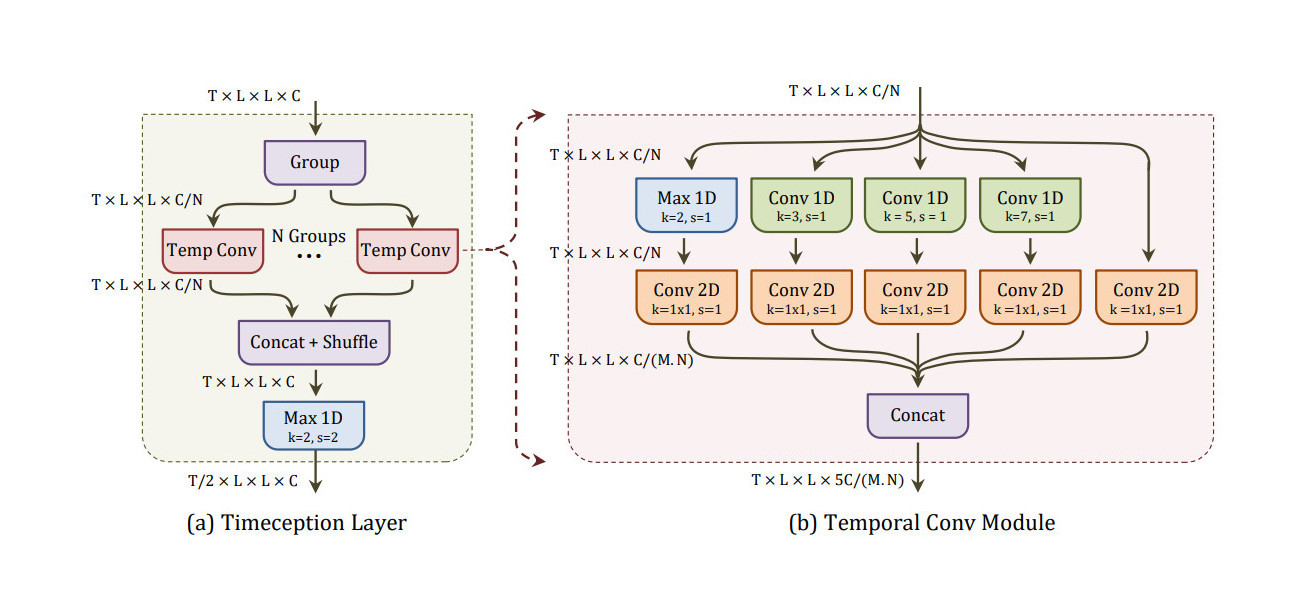
#> input picture data/assets/timeception_layer.jpg, 1300 x 600 px; its folder holds only this picture in this run
$ python -i image_utils.py   (imports and definitions only)
#> lines starting #> are read from the running program, lines starting #| are printed output that depends on the picture
#> further down, picture is the input picture: shape (600, 1300, 3); mean B, G, R 237.8, 240.4, 243.8
#!/usr/bin/env python
# -*- coding: UTF-8 -*-

########################################################################
# GNU General Public License v3.0
# GNU GPLv3
# Copyright (c) 2019, Noureldien Hussein
#
# This program is free software: you can redistribute it and/or modify
# it under the terms of the GNU General Public License as published by
# the Free Software Foundation, either version 3 of the License, or
# (at your option) any later version.
#
# This program is distributed in the hope that it will be useful,
# but WITHOUT ANY WARRANTY; without even the implied warranty of
# MERCHANTABILITY or FITNESS FOR A PARTICULAR PURPOSE.  See the
# GNU General Public License for more details.
#
# You should have received a copy of the GNU General Public License
# along with this program.  If not, see <https://www.gnu.org/licenses/>.
########################################################################

"""
Helper functions for images.
"""

from __future__ import absolute_import
from __future__ import division
from __future__ import print_function
from __future__ import unicode_literals

import cv2
import numpy as np
import random
import math
from multiprocessing.dummy import Pool

from core import utils

# region Frame Resizing

def resize_frame(image, target_height=224, target_width=224):
    return __resize_frame(image, target_height, target_width)

def resize_keep_aspect_ratio_max_dim(image, max_dim=None):
    return __resize_keep_aspect_ratio_max_dim(image, max_dim)

def resize_keep_aspect_ratio_min_dim(image, min_dim=None):
    return __resize_keep_aspect_ratio_min_dim(image, min_dim)

def resize_crop(image, target_height=224, target_width=224):
    return __resize_crop(image, target_height, target_width)

def resize_crop_scaled(image, target_height=224, target_width=224):
    return __resize_crop_scaled(image, target_height, target_width)

def resize_keep_aspect_ratio_padded(image, target_height=224, target_width=224):
    return __resize_keep_aspect_ratio_padded(image, target_height, target_width)

# [78 lines left out: functions __resize_frame, __resize_keep_aspect_ratio_max_dim, __resize_keep_aspect_ratio_min_dim, __resize_crop, not called in this run]

def __resize_crop_scaled(image, target_height=224, target_width=224):
    # re-scale the image by ratio 3/4 so a landscape or portrait image becomes square
    # then resize_crop it

    # for example, if input image is (height*width) is 400*1000 it will be (400 * 1000 * 3/4) = 400 * 750

#> called with target_height = 224, target_width = 224
    if len(image.shape) == 2:
        image = np.tile(image[:, :, None], 3)
    elif len(image.shape) == 4:
        image = image[:, :, :, 0]

    height, width, _ = image.shape
#> height = 600; width = 1300
    if width == height:
        resized_image = cv2.resize(image, (target_height, target_width))
    else:

        # first, rescale it, only if the rescale won't bring the scaled dimention to lower than target_dim (= 224)
        scale_factor = 3 / 4.0
        if height < width:
            new_width = int(width * scale_factor)
#> new_width = 975
            if new_width >= target_width:
                image = cv2.resize(image, (new_width, height))
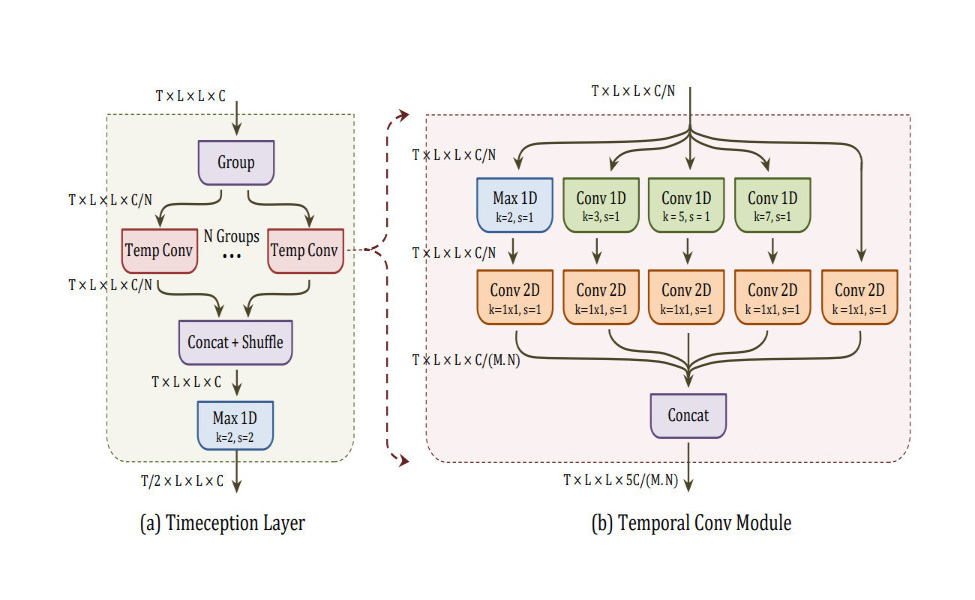
#> image: shape (600, 975, 3); mean of channels 0, 1, 2 237.8, 240.4, 243.8; drawn as B, G, R
        else:
            new_height = int(height * scale_factor)
            if new_height >= target_height:
                image = cv2.resize(image, (width, new_height))

        # now, resize and crop
        height, width, _ = image.shape
#> width = 975
        if height < width:
            resized_image = cv2.resize(image, (int(width * float(target_height) / height), target_width))
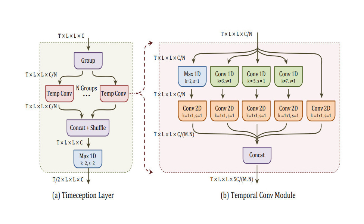
#> resized_image: shape (224, 364, 3); mean of channels 0, 1, 2 237.9, 240.5, 243.9; drawn as B, G, R
            cropping_length = int((resized_image.shape[1] - target_height) / 2)
#> cropping_length = 70
            resized_image = resized_image[:, cropping_length:resized_image.shape[1] - cropping_length]
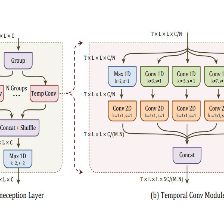
#> resized_image: shape (224, 224, 3); mean of channels 0, 1, 2 233.7, 236.7, 240.6; drawn as B, G, R

        else:
            resized_image = cv2.resize(image, (target_height, int(height * float(target_width) / width)))
            cropping_length = int((resized_image.shape[0] - target_width) / 2)
            resized_image = resized_image[cropping_length:resized_image.shape[0] - cropping_length, :]

        # this line is important, because sometimes the cropping there is a 1 pixel more
        height, width, _ = resized_image.shape
#> height = 224; width = 224
        if height > target_height or width > target_width:
            resized_image = cv2.resize(resized_image, (target_height, target_width))

    return resized_image

# [48 lines left out: function __resize_keep_aspect_ratio_padded, not called in this run]

# endregion

# region Image Reader ResNet-152 Keras

class AsyncImageReaderResNet152Keras():
    # [34 lines left out: functions __init__, load_imgs_in_batch, get_images, not called in this run]

    def is_busy(self):
        return self.__is_busy

    def __thread_pool_callback(self, args):
        self.__is_busy = False

    # [24 lines left out: functions __preprocess_img_wrapper, __preprocess_img, not called in this run]

    def close(self):
        self.__pool.close()
        self.__pool.terminate()

# endregion

# region Image/Video Readers MultiTHUMOS

class AsyncImageReaderMultiTHUMOSForI3DKerasModel():
    # [33 lines left out: functions __init__, load_imgs_in_batch, get_images, not called in this run]

    def is_busy(self):
        return self.__is_busy

    def __thread_pool_callback(self, args):
        self.__is_busy = False

    # [21 lines left out: functions __preprocess_img_wrapper, __preprocess_img, not called in this run]

    def close(self):
        self.__pool.close()
        self.__pool.terminate()

# endregion

# region Image/Video Readers Breakfast

class AsyncImageReaderBreakfastForI3DKerasModel():
    # [33 lines left out: functions __init__, load_imgs_in_batch, get_images, not called in this run]

    def is_busy(self):
        return self.__is_busy

    def __thread_pool_callback(self, args):
        self.__is_busy = False

    # [21 lines left out: functions __preprocess_img_wrapper, __preprocess_img, not called in this run]

    def close(self):
        self.__pool.close()
        self.__pool.terminate()

# endregion

>>> import cv2
>>> picture = cv2.imread('../data/assets/timeception_layer.jpg')
>>> result = resize_crop_scaled(picture)
